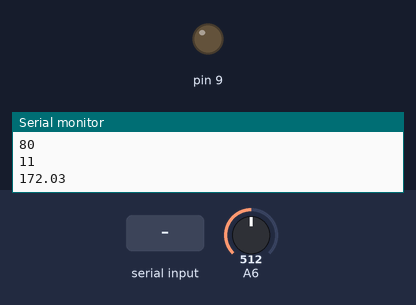
A sketch run on a simulated Arduino Nano, built with avr-gcc and run on an emulated ATmega328P. Parts: output pins drawn as LEDs (lit = HIGH), the last lines printed to the serial monitor. The test bench sets the inputs (shaded band); at power-on: A6 = 512.

Above: at 1.2 s.
1.3 s: A6 set to 306
3.1 s: "i" received over Serial
At 4.5 s:
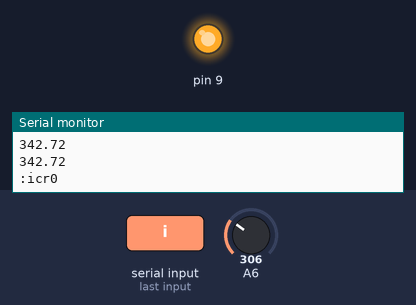
5.5 s: "i90\n" received over Serial
At 6.7 s:
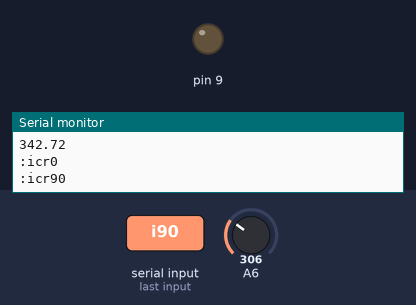
7.0 s: "o90\n" received over Serial
8.5 s: A6 set to 122
At 9.1 s:
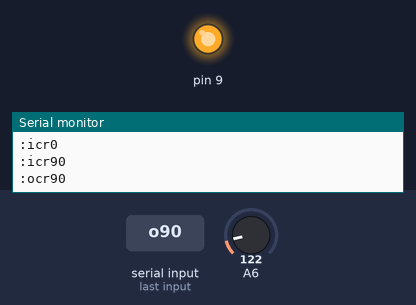
Timing chart, 0 to 11.0 s (numbered marks = the images above; inputs shaded):
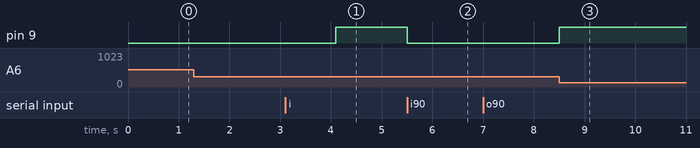

Measured:
- after the input at 3.1 s, pin 9: LOW → HIGH after 1.0 s
- after the input at 5.5 s, pin 9: HIGH → LOW at once
- after the input at 8.5 s, pin 9: LOW → HIGH at once

The sketch:

pwm_swch.ino
```cpp
void setup()
{
  Serial.begin(57600);
  analogReference(INTERNAL);
//3  #1  PD3:OC2B
//5  #9  PD5:OC0B
//6  #10 PD6:OC0A
// basic:
//9  #13 PB1:OC1A
//10 #14 PB2:OC1B
//11 #15 PB3:OC2A

  Serial.println(TCCR1A,HEX);
  Serial.println(TCCR1B,HEX);

  TCCR1B = (TCCR1B & 0b11111000) | 0b001; // set PWM frequency @ 31250 Hz for Pins 9 and 10, MODE ?
  //TCCR2B = (TCCR2B & 0b11111000) | 0b001; // set PWM frequency @ 31250 Hz for Pins 11 and 3 (3 not used)

// PIN9 PB1 TIMER1A // mode 1000: phase correct, ICR1
//  analogWrite(9, 128);
  TCCR1B = (TCCR1B & 0b11000000) | _BV(WGM13) | 0b001; // mode 1000, CS1-001(clk)
  TCCR1A = _BV(COM1A1) | (0b00);  // mode 1000
  pinMode(9,OUTPUT);
  ICR1 = 1023 ; // 10   bit resolution
  OCR1A = 1;


  Serial.println(TCCR1A,HEX);
  Serial.println(TCCR1B,HEX);
}

float filter(float y, float x)
{
  return 0.7*y+0.3*x;
}

float kp=5, ki=10; // kp=Gain, ki=Gain/Tau
float eprev=0;
uint32_t ty;

// Dout = kp*Derr + ki*err*dt
float pi_ctrl(float sp, float pv)
{
  float e,de,dt;
  uint32_t tx,t;

  t = micros();

  tx = t-ty;
  ty = t;
  dt = 1e-6*tx;

  e = sp - pv;
  de=e-eprev;
  eprev=e;

  return kp*de+ki*e*dt;
}

float u = 0, mv = 224;

void loop()
{
  int x1;
  float x2;

  if (Serial.available())
  switch(Serial.read()){
    case 'o':    x1 = Serial.parseInt();  Serial.print(":ocr");    Serial.println(x1);  mv=x1; break;
    case 'i':    x1 = Serial.parseInt();  Serial.print(":icr");    Serial.println(x1);  ICR1 =x1; break;
    case 'p':    x2 = Serial.parseFloat();  Serial.print(":kp");    Serial.println(x2);  kp=x2; break;
    case 't':    x2 = Serial.parseFloat();  Serial.print(":ki");    Serial.println(x2);  ki=x2; break;
    case '?':
     Serial.print(":ocr");    Serial.println(OCR1A);
     Serial.print(":icr");    Serial.println(ICR1);
     Serial.print(":kp");    Serial.println(kp);
     Serial.print(":ki");    Serial.println(ki);
    break;
  }
  x1 = analogRead(A6);
  u = filter(u, 1.12*x1); // 2*5.1M+10k divider, 1.1v/1024
  mv += pi_ctrl(193, u);
  if (mv<0)   mv=0;
  if (mv>500) mv=500;
  OCR1A=(int)mv;
  if ((millis()&511)==0) { Serial.println(u); }
}
```
